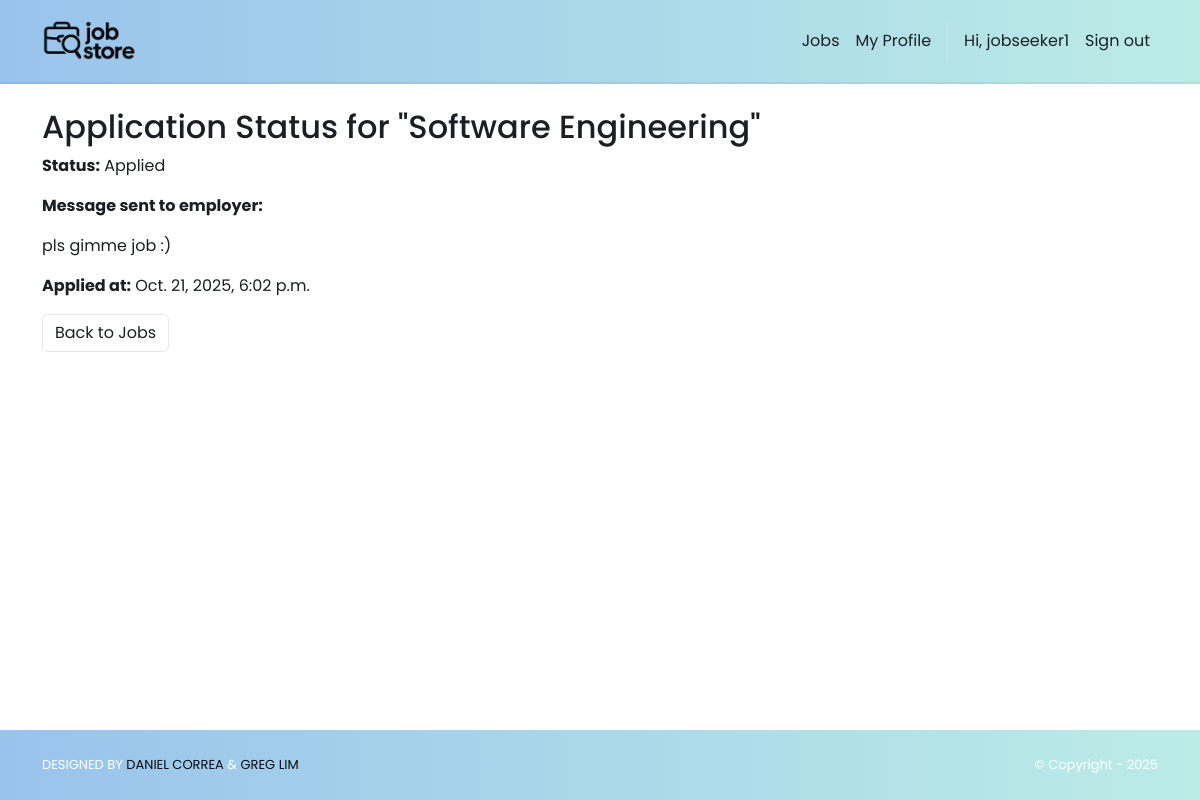
The page /jobs/status/1/ (signed in) on the database its author committed.
### accounts/models.py (models this page shows)
class User(AbstractUser):
    class Roles(models.TextChoices):
        RECRUITER = "RECRUITER", "Recruiter"
        JOB_SEEKER = "JOB_SEEKER", "Job Seeker"
    role = models.CharField(
        max_length=20, choices=Roles.choices, default=Roles.JOB_SEEKER, db_index=True
    )
    @property
    def is_recruiter(self) -> bool:
        return self.role == self.Roles.RECRUITER
    @property
    def is_jobseeker(self) -> bool:
        return self.role == self.Roles.JOB_SEEKER

### jobs/models.py (models this page shows, shortened)
class Application(models.Model):
    class Status(models.TextChoices):
        APPLIED = 'APPLIED', 'Applied'
        REVIEWED = 'REVIEWED', 'Reviewed'
        INTERVIEW = 'INTERVIEW', 'Interview'
        OFFER = 'OFFER', 'Offer'
        CLOSED = 'CLOSED', 'Closed'
    class Meta:
        unique_together = ("job", "user")
    job = models.ForeignKey("jobs.Job", on_delete=models.CASCADE)
    user = models.ForeignKey(settings.AUTH_USER_MODEL, on_delete=models.CASCADE)
    message = models.TextField()
    applied_at = models.DateTimeField(auto_now_add=True)
    status = models.CharField(
        max_length=20,
        choices=Status.choices,
        default=Status.APPLIED,
    )

class Job(models.Model):
    class RemoteType(models.TextChoices):
        ONSITE = "ONSITE", "On-site"
        REMOTE = "REMOTE", "Remote"
        HYBRID = "HYBRID", "Hybrid"
    title = models.CharField(max_length=200, db_index=True)
    description = models.TextField()
    location = models.CharField(max_length=200, db_index=True)
    address = models.CharField(max_length=200, db_index=True)
    remote_type = models.CharField(max_length=6, choices=RemoteType.choices)
    salary_min = models.PositiveIntegerField(null=True, blank=True)
    salary_max = models.PositiveIntegerField(null=True, blank=True)
    visa_sponsorship = models.BooleanField(default=False)
    min_experience = models.PositiveIntegerField(null=True, blank=True)
    skills = models.ManyToManyField(Skill, blank=True, related_name="jobs")
    created_by = models.ForeignKey(
        settings.AUTH_USER_MODEL,
        on_delete=models.CASCADE,
        related_name="jobs",
        limit_choices_to={"role": "RECRUITER"},
    )
    created_at = models.DateTimeField(auto_now_add=True)

### jobs/views.py (the view)
# urls.py: path("status/<int:job_id>/", views.application_status, name="application_status"),
@login_required
def application_status(request, job_id):
    if not request.user.is_jobseeker:
        return redirect('jobs.list')
    application = get_object_or_404(
        Application,
        job_id=job_id,
        user=request.user
    )
    return render(request, 'jobs/application_status.html', {
        'application': application
    })

### jobStore/context_processors.py (called while the page is built)
def static_revisions(request):
    base = Path(settings.BASE_DIR)
    logo_path = base / 'jobStore' / 'static' / 'img' / 'logo.png'
    try:
        rev_logo = str(int(os.path.getmtime(logo_path)))
    except Exception:
        rev_logo = '1'
    css_path = base / 'jobStore' / 'static' / 'css' / 'style.css'
    try:
        rev_css = str(int(os.path.getmtime(css_path)))
    except Exception:
        rev_css = '1'
    return {
        'STATIC_REV_LOGO': rev_logo,
        'STATIC_REV_CSS': rev_css,
    }

### jobs/templates/jobs/application_status.html
{% extends "base.html" %}
{% block content %}
<div class="container py-4">
    <h2>Application Status for "{{ application.job.title }}"</h2>
    <p><strong>Status:</strong> {{ application.get_status_display }}</p>
    <p><strong>Message sent to employer:</strong></p>
    <p>{{ application.message }}</p>
    <p><strong>Applied at:</strong> {{ application.applied_at }}</p>
    <a href="{% url 'jobs.list' %}" class="btn btn-outline-secondary">Back to Jobs</a>
</div>
{% endblock %}

### jobStore/templates/base.html (shortened to what this page needs)
<!DOCTYPE html>
<html>
  {% load static %}
  <head>
    <link href="https://cdn.jsdelivr.net/npm/bootstrap@5.3.3/dist/css/bootstrap.min.css"
          rel="stylesheet">
    <link rel="stylesheet"
          href="https://cdnjs.cloudflare.com/ajax/libs/font-awesome/6.1.1/css/all.min.css">
    <link rel="stylesheet" type="text/css" href="{% static 'css/style.css' %}?v={{ STATIC_REV_CSS }}">
  </head>
  <body class="d-flex flex-column min-vh-100{% if request.resolver_match and request.resolver_match.url_name == 'home.index' %} is-home{% endif %}">
    <nav class="p-3 navbar navbar-light ms-brandbar navbar-expand-lg">
      <div class="container">
        <a class="navbar-brand" href="{% url 'home.index' %}">
          <img src="{% static 'img/logo.png' %}?v={{ STATIC_REV_LOGO }}" alt="logo" height="40" />
        </a>
        <div class="collapse navbar-collapse" id="navbarNavAltMarkup">
          <div class="navbar-nav ms-auto navbar-ml align-items-lg-center">
            <a class="nav-link" href="{% url 'jobs.list' %}">Jobs</a>
            {% if user.is_authenticated %}
              {% if user.is_staff or user.is_jobseeker %}
              <a class="nav-link" href="{% url 'jobSeekers.my_profile' %}">My Profile</a>
              {% endif %}
              <span class="nav-link disabled">Hi, {{ user.username }}</span>
              <a class="nav-link" href="{% url 'logout' %}">Sign out</a>
            {% else %}
              <a class="nav-link" href="{% url 'login' %}">Log in</a>
              <a class="nav-link" href="{% url 'signup.choice' %}">Sign up</a>
            {% endif %}
          </div>
        </div>
      </div>
    </nav>
    <div class="flex-grow-1">
      {% block content %}
      {% endblock content %}
    </div>
    <section class="p-3 ms-footer-bottom">
      <div class="container d-flex justify-content-between">
        <div class="me-5 text-white">
          <span>DESIGNED BY
            <a href="https://www.x.com/danielgarax" target="_blank">DANIEL CORREA</a> &
            <a href="https://www.x.com/greglim81" target="_blank">GREG LIM</a>
          </span>
        </div>
        <div class="text-white">
          <span>© Copyright - 2025</span>
        </div>
      </div>
    </section>
  </body>
</html>

### jobStore/static/css/style.css (style rules this page uses)
:root { --bg: #ffffff; --bg-alt: #f6f7f9; --surface: #ffffff; --surface-2: #f2f3f5; --text: #1b1f23; --muted: #6b7280; --border: #e5e7eb; --brand-blue-1: #99C3EC; --brand-blue-2: #AAD2EC; --brand-cyan: #BCECE6; --brand-mint: #97E3C2; --brand-peach: #FFEED9; --brand-pink: #F69C9E; --primary: var(--brand-blue-1); --primary-contrast: #0b0d10; --link: var(--brand-blue-1); --success: var(--brand-mint); --warning: var(--brand-peach); --danger: var(--brand-pink); --shadow: 0 6px 20px rgba(0,0,0,0.08); --radius: 10px; --radius-sm: 8px; --radius-xs: 6px; --focus: 0 0 0 0.2rem rgba(153,195,236,0.35); --transition: 180ms ease; }
html, body { background: var(--bg); color: var(--text); }
body { font-family: 'Poppins', system-ui, -apple-system, Segoe UI, Roboto, Arial, sans-serif; line-height: 1.5; text-rendering: optimizeLegibility; -webkit-font-smoothing: antialiased; -moz-osx-font-smoothing: grayscale; transition: background-color var(--transition), color var(--transition); }
a { color: var(--link); }
.navbar { backdrop-filter: saturate(160%) blur(4px); }
.navbar .nav-link { opacity: 0.9; }
.ms-brandbar { background-color: #99C3EC; background: linear-gradient(90deg, var(--brand-blue-1), var(--brand-cyan)) !important; border-bottom: 2px solid rgba(0,0,0,0.06); }
.ms-brandbar .nav-link, .ms-brandbar .navbar-brand, .ms-brandbar .navbar-text { color: var(--primary-contrast) !important; }
.ms-brandbar .nav-link { position: relative; transition: color 160ms ease, transform 140ms ease; }
.ms-brandbar .nav-link::after { content: ''; position: absolute; left: 0; right: 0; bottom: -4px; height: 2px; width: 0; margin: 0 auto; background: var(--primary-contrast); transition: width 180ms ease; }
.btn-outline-secondary { color: var(--text); border-color: var(--border); }
.btn { transition: transform 140ms ease, box-shadow 180ms ease, filter 140ms ease; }
.ms-footer-bottom { background-color: #99C3EC; background: linear-gradient(90deg, var(--brand-blue-1), var(--brand-cyan)) !important; border-top: 0; }
.ms-footer-bottom span { font-size: 13px; line-height: 38px; }
.ms-footer-bottom a { color: var(--primary-contrast); text-decoration: none; }
.btn, .form-control, .form-select, .nav-link, .card { transition: all var(--transition); }

### rows shown on the page
User: username "jobseeker1"
Application: job "Software Engineering", status "Applied", message "pls gimme job :)", applied_at "Oct. 21, 2025, 6:02 p.m."
